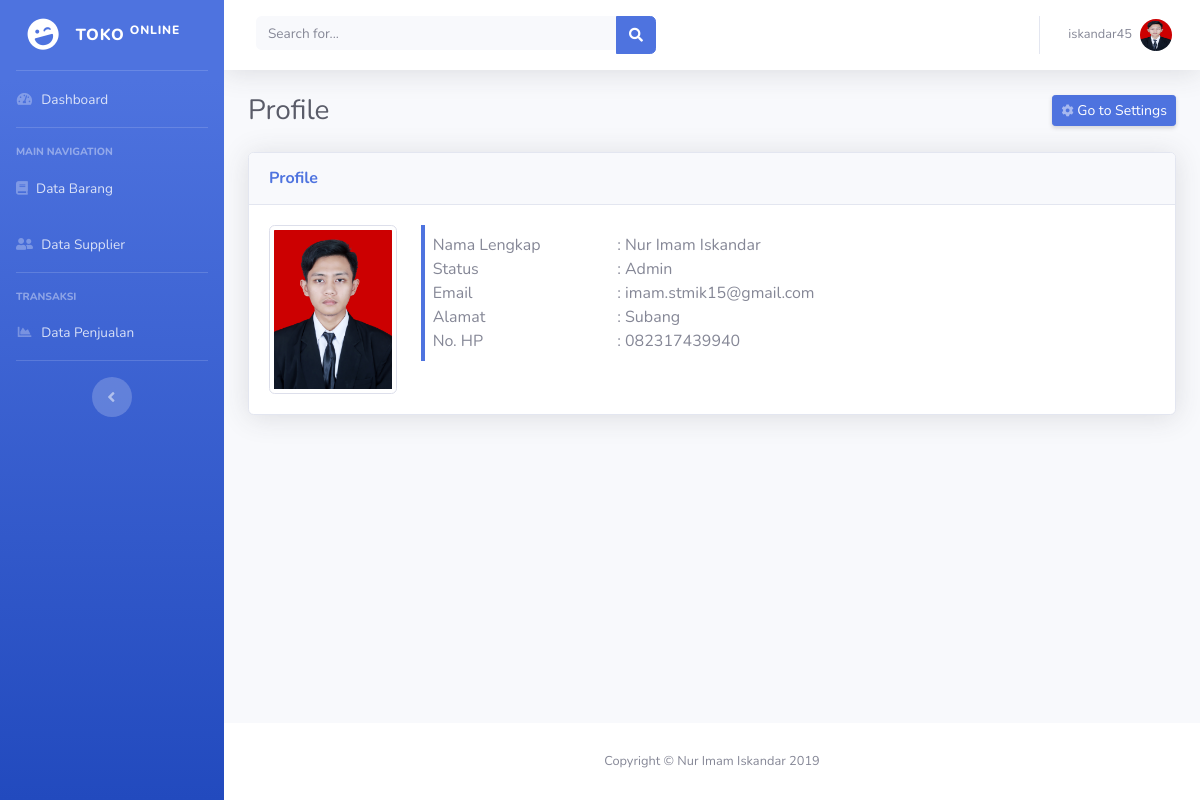
The app's page /profile.php (signed in) with its own data.
### tables this page shows
CREATE TABLE `user` (
  `id` int(11) NOT NULL,
  `username` varchar(255) NOT NULL,
  `nama_lengkap` varchar(255) NOT NULL,
  `email` varchar(255) NOT NULL,
  `password` varchar(255) NOT NULL,
  `nohp` varchar(255) DEFAULT NULL,
  `alamat` text,
  `hint` varchar(255) NOT NULL,
  `photo` varchar(255) NOT NULL DEFAULT 'default.png',
  `role_id` int(2) NOT NULL
);

### profile.php (the view)
<?php include 'include/header.php'; ?>
<div class="container-fluid">
  <div class="d-sm-flex align-items-center justify-content-between mb-4">
    <h1 class="h3 mb-0 text-gray-800">Profile</h1>
    <a href="setting.php" class="d-none d-sm-inline-block btn btn-sm btn-primary shadow-sm"><i class="fas fa-cog fa-sm text-white-50"></i> Go to Settings</a>
  </div>
  <div class="card shadow mb-4">
    <div class="card-header py-3">
      <h6 class="m-0 font-weight-bold text-primary">Profile</h6>
    </div>
    <div class="card-body">
      <div class="row">
        <div class="col-2">
          <?php
          include 'include/config.php';
          $id = $_SESSION['id'];
          $data = mysqli_query($con, "select * from user where id='$id'");
          $qq = mysqli_fetch_assoc($data);
          ?>
          <img src="img/user/<?= $qq['photo']; ?>" alt="user" class="img-thumbnail" width="300px">
        </div>
        <div class="col-10">
          <div class="border-left-primary px-2 py-2">
            <div class="row">
              <div class="col-3">
                Nama Lengkap
              </div>
              <div class="col-9">
                : <?= $qq['nama_lengkap']; ?>
              </div>
            </div>
            <div class="row">
              <div class="col-3">
                Status
              </div>
              <div class="col-9">
                : <?= $_SESSION['level']; ?>
              </div>
            </div>
            <div class="row">
              <div class="col-3">
                Email
              </div>
              <div class="col-9">
                : <?= $qq['email']; ?>
              </div>
            </div>
            <div class="row">
              <div class="col-3">
                Alamat
              </div>
              <div class="col-9">
                : <?= $qq['alamat']; ?>
              </div>
            </div>
            <div class="row">
              <div class="col-3">
                No. HP
              </div>
              <div class="col-9">
                : <?= $qq['nohp']; ?>
              </div>
            </div>
          </div>
        </div>
      </div>
    </div>
  </div>
</div>
</div>
<?php include 'include/footer.php'; ?>

### include/header.php (shortened to what this page needs)
<!DOCTYPE html>
<html lang="en">
<head>
  <link href="vendor/fontawesome-free/css/all.min.css" rel="stylesheet" type="text/css">
  <link href="css/sb-admin-2.min.css" rel="stylesheet">
  <link href="vendor/datatables/dataTables.bootstrap4.min.css" rel="stylesheet">
</head>
<body id="page-top">
  <div id="wrapper">
    <ul class="navbar-nav bg-gradient-primary sidebar sidebar-dark accordion" id="accordionSidebar">
      <a class="sidebar-brand d-flex align-items-center justify-content-center" href="index.php">
        <div class="sidebar-brand-icon rotate-n-15">
          <i class="fas fa-laugh-wink"></i>
        </div>
        <div class="sidebar-brand-text mx-3">TOKO <sup>Online</sup></div>
      </a>
      <hr class="sidebar-divider my-0">
      <li class="nav-item">
        <a class="nav-link" href="index.php">
          <i class="fas fa-fw fa-tachometer-alt"></i>
          <span>Dashboard</span></a>
      </li>
      <hr class="sidebar-divider">
      <div class="sidebar-heading">
        Main Navigation
      </div>
      <li class="nav-item">
        <a class="nav-link" href="data_barang.php">
          <i class="fas fa-book"></i>
          <span>Data Barang</span></a>
      </li>
      <li class="nav-item">
        <a class="nav-link" href="data_supplier.php">
          <i class="fas fa-user-friends"></i>
          <span>Data Supplier</span></a>
      </li>
      <hr class="sidebar-divider">
      <div class="sidebar-heading">
        TRANSAKSI
      </div>
      <li class="nav-item">
        <a class="nav-link" href="data_penjualan.php">
          <i class="fas fa-fw fa-chart-area"></i>
          <span>Data Penjualan</span></a>
      </li>
      <hr class="sidebar-divider d-none d-md-block">
      <div class="text-center d-none d-md-inline">
        <button class="rounded-circle border-0" id="sidebarToggle"></button>
      </div>
    </ul>
    <div id="content-wrapper" class="d-flex flex-column">
      <div id="content">
        <nav class="navbar navbar-expand navbar-light bg-white topbar mb-4 static-top shadow">
          <form class="d-none d-sm-inline-block form-inline mr-auto ml-md-3 my-2 my-md-0 mw-100 navbar-search">
            <div class="input-group">
              <input type="text" class="form-control bg-light border-0 small" placeholder="Search for..." aria-label="Search" aria-describedby="basic-addon2">
              <div class="input-group-append">
                <button class="btn btn-primary" type="button">
                  <i class="fas fa-search fa-sm"></i>
                </button>
              </div>
            </div>
          </form>
          <ul class="navbar-nav ml-auto">
            <li class="nav-item dropdown no-arrow">
              <a class="nav-link dropdown-toggle" href="#" id="userDropdown" role="button" data-toggle="dropdown" aria-haspopup="true" aria-expanded="false">
                <span class="mr-2 d-none d-lg-inline text-gray-600 small"><?= $_SESSION['username'] ?></span>
                <?php
                include 'include/config.php';
                $id = $_SESSION['id'];
                $data = mysqli_query($con, "select photo from user where id='$id'");
                $w = mysqli_fetch_assoc($data);
                ?>
                <img class="img-profile rounded-circle" src="img/user/<?= $w['photo'] ?>" alt="user">
              </a>
            </li>
          </ul>
        </nav>

### records on screen
user: photo (picture), nama_lengkap "Nur Imam Iskandar", email "imam.stmik15@gmail.com", alamat "Subang", nohp "082317439940"

### other values on screen
$_SESSION['username'] "iskandar45"
$_SESSION['level'] "Admin"
